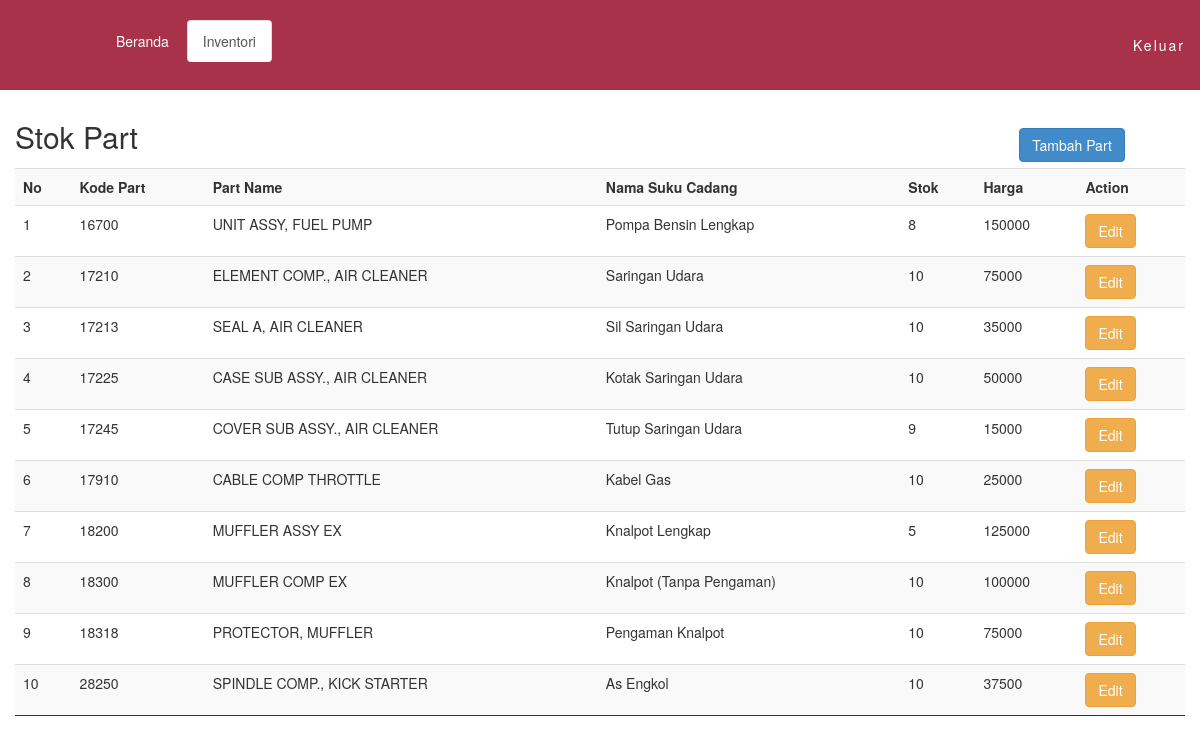
The page /pic/picstok.php on the database its author committed.
### tables this page shows
CREATE TABLE IF NOT EXISTS `data_part` (
  `kode_part` varchar(5) NOT NULL,
  `part_name` varchar(100) NOT NULL,
  `nama_sukucadang` varchar(100) NOT NULL,
  `stok` int(4) NOT NULL,
  `harga` varchar(15) NOT NULL,
  PRIMARY KEY (`kode_part`)
);

### pic/picstok.php (the view, shortened to what this page needs)
<!DOCTYPE html>
<html>
<head>
</head>
<body>
<?php
    	include('picheader1.php');
    ?>
    <br><br><br><br><br>
<div class="col-md-12">
  <label>
    <h2> Stok Part </h2>
  </label>
  <a href="pictambahpart.php"><button class="col-md-offset-9 btn btn-primary">Tambah Part</button></a>
  <table class="table table-striped">
    <tr style="background-color: #88888880; ">
      <th>No</th>
      <th>Kode Part</th>
      <th>Part Name</th>
      <th>Nama Suku Cadang</th>
      <th>Stok</th>
      <th>Harga</th>
      <th>Action</th>
    </tr>
    <?php
      $query="SELECT * FROM data_part";
      $data= mysql_query($query);
      $no = 1;
      while ($data1= mysql_fetch_array($data)) {
    ?>
    <tr style="border-bottom: 1px solid;">
      <td><?php echo $no; ?></td>
      <td><?php echo $data1["kode_part"]; ?></td>
      <td><?php echo $data1["part_name"]; ?></td>
      <td><?php echo $data1["nama_sukucadang"]; ?></td>
      <td><?php echo $data1["stok"]; ?></td>
      <td><?php echo $data1["harga"]; ?></td>
      <td><?php echo "<a href='piceditpart.php?id=".$data1['kode_part']."' class='btn btn-warning'>Edit</a>";?></td>
    </tr>
    <?php
      $no++;
      }
    ?>
  </table>
</div>
</body>
<br>
<br>
</html>

### pic/picheader1.php (shortened to what this page needs)
<link href="../assets/css/bootstrap.min.css" rel="stylesheet">
<link href="../assets/css/scrolling-nav.css" rel="stylesheet">
<link href="../assets/css/font.css" rel="stylesheet">
<nav class="navbar navbar-default navbar-fixed-top" role="navigation"">
        <div class="collapse navbar-collapse navbar-ex1-collapse">
            <ul class="nav navbar-nav navbar-right">
                <li class="dropdown"><a href="../logout.php" onclick="return confirm('Anda yakin akan Keluar?')" class="dropdown-toggle" data-toggle="dropdown" style="letter-spacing:2px;">Keluar</a></li>
            </ul>
            <div class="col-md-offset-1">
            <ul class="nav nav-tabs" role="tablist">
                <li><a href="pichome.php">Beranda</a></li>
                <li class="active"><a href="picstok.php">Inventori</a></li>
            </ul>
            </div>
        </div>
</nav>

### assets/css/scrolling-nav.css (style rules this page uses)
body { width: 100%; height: 100%; }
html { width: 100%; height: 100%; }
@media (min-width:767px) { .navbar { padding: 20px 0; -webkit-transition: background .5s ease-in-out,padding .5s ease-in-out; -moz-transition: background .5s ease-in-out,padding .5s ease-in-out; transition: background .5s ease-in-out,padding .5s ease-in-out; } }

### rows shown on the page
data_part: kode_part "16700", part_name "UNIT ASSY, FUEL PUMP", nama_sukucadang "Pompa Bensin Lengkap", stok "8", harga "150000"
data_part: kode_part "17210", part_name "ELEMENT COMP., AIR CLEANER", nama_sukucadang "Saringan Udara", stok "10", harga "75000"
data_part: kode_part "17213", part_name "SEAL A, AIR CLEANER", nama_sukucadang "Sil Saringan Udara", stok "10", harga "35000"
data_part: kode_part "17225", part_name "CASE SUB ASSY., AIR CLEANER", nama_sukucadang "Kotak Saringan Udara", stok "10", harga "50000"
data_part: kode_part "17245", part_name "COVER SUB ASSY., AIR CLEANER", nama_sukucadang "Tutup Saringan Udara", stok "9", harga "15000"
data_part: kode_part "17910", part_name "CABLE COMP THROTTLE", nama_sukucadang "Kabel Gas", stok "10", harga "25000"
data_part: kode_part "18200", part_name "MUFFLER ASSY EX", nama_sukucadang "Knalpot Lengkap", stok "5", harga "125000"
data_part: kode_part "18300", part_name "MUFFLER COMP EX", nama_sukucadang "Knalpot (Tanpa Pengaman)", stok "10", harga "100000"
data_part: kode_part "18318", part_name "PROTECTOR, MUFFLER", nama_sukucadang "Pengaman Knalpot", stok "10", harga "75000"
data_part: kode_part "28250", part_name "SPINDLE COMP., KICK STARTER", nama_sukucadang "As Engkol", stok "10", harga "37500"
